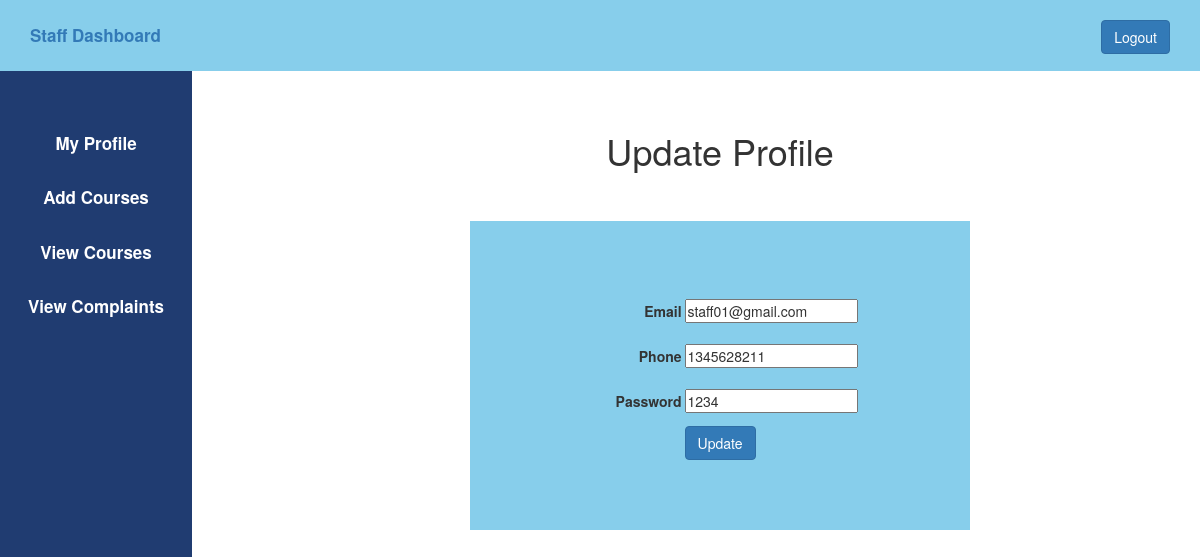
Screenshot of /Staff_profile.php (signed in) with the database file from the repository.
### tables this page shows
CREATE TABLE `user` (
  `id` int(11) NOT NULL,
  `username` varchar(50) DEFAULT NULL,
  `phone` int(30) DEFAULT NULL,
  `email` varchar(50) DEFAULT NULL,
  `usertype` varchar(50) DEFAULT NULL,
  `password` varchar(50) DEFAULT NULL
);

### staff_profile.php (the view, shortened to what this page needs)
<?php
$host="localhost";
$user="root";
$password="";
$db="studentmanagement";
$data=mysqli_connect($host,$user,$password,$db);
$name=$_SESSION['username'];
$sql="SELECT * FROM user WHERE username='$name' ";
$result=mysqli_query($data,$sql);
$info=mysqli_fetch_assoc($result);
?>
<!DOCTYPE html>
<html lang="en">
<head>
    <?php
	include 'staff_css.php'
	?>
</head>
<body>
	<?php
	include 'staff_sidebar.php'
	?>
	<div class = "content">
		<center>
			<h1>Update Profile</h1>
			<br><br>
		<form action="#" method="POST">
			<div class="div_deg">
			<div>
				<label>Email</label>
				<input type="email" name="email" value="<?php echo "{$info['email']}" ?>">
			</div>
			<div>
				<label>Phone</label>
				<input type="number" name="phone" value="<?php echo "{$info['phone']}" ?>">
			</div>
			<div>
				<label>Password</label>
				<input type="text" name="password" value="<?php echo "{$info['password']}" ?>">
			</div>
			<div>
				<input type="submit" class="btn btn-primary"name="update_profile" value="Update">
			</div>
			</div>
		</form>
		</center>
	</div>
</body>
</html>

### admin.css (style rules this page uses)
* { margin: 0px; padding: 0px; }
.content { margin-left: 20%; margin-top: 5%; }

### staff_profile.php (style rules this page uses)
label { display: inline-block; text-align: right; width: 100px; padding-top: 10px; padding-bottom: 10px; }
.div_deg { background-color: skyblue; width: 500px; padding-top: 70px; padding-bottom: 70px; }

### rows the page displays
user: email "staff01@gmail.com", phone "1345628211", password "1234"
